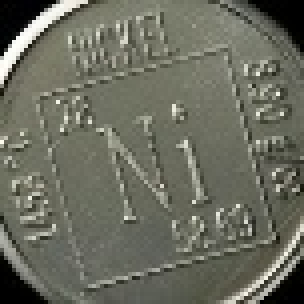
//> input picture university_labs/lab6/task2/Ni.jpg, 76 x 76 px (shown 4 times larger)
$ ./lab6_task2   (built with g++ and OpenCV 4)
//> lines starting //> are read from the running program, lines starting //| are printed output that depends on the picture; after the words box and inside, x2 and y2 are one past the last pixel; in counts of white or black regions, pixels touching at a corner belong together
#include <opencv2/highgui/highgui.hpp>
#include <opencv2/imgproc.hpp>
#include <iostream>

using namespace cv;
using namespace std;

void ClassifyCoins(Mat money, Mat copper, Mat nickel, Mat& result);

int main()
{
	Mat nickel = imread("Ni.jpg");
//> nickel is the input picture: 76 rows x 76 cols, CV_8UC3; mean B, G, R 95.3, 108.1, 106.6
	if (((nickel.empty())))
	{
		cout << "Could not open or find some images for nikel" << endl;
		system("pause");
		return -1;
	}

	Mat copper = imread("Cu.jpg");
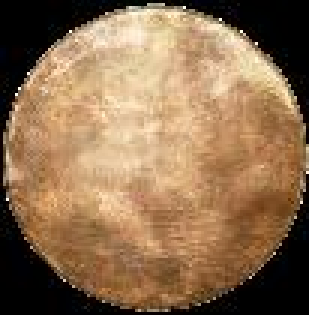
//> input picture university_labs/lab6/task2/Cu.jpg, 103 x 105 px (shown 3 times larger)
//> copper is the input picture: 105 rows x 103 cols, CV_8UC3; mean B, G, R 80.4, 111.3, 142.1
	if ((copper.empty()))
	{
	cout << "Could not open or find some images for copper" << endl;
	system("pause");
	return -1;
	}


	Mat money = imread("Money.png");
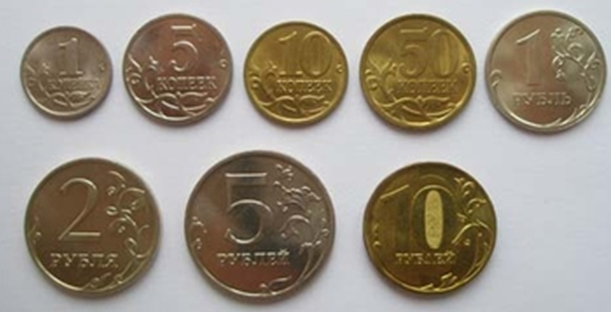
//> input picture university_labs/lab6/task2/Money.png, 611 x 312 px
//> money is the input picture: 312 rows x 611 cols, CV_8UC3; mean B, G, R 130.1, 144.4, 154
	if ((money.empty()))
	{
		cout << "Could not open or find some images for money" << endl;
		system("pause");
		return -1;
	}

	Mat result;

	ClassifyCoins(money, copper, nickel, result);
	imshow("Classify Coins", result);
	waitKey();
	destroyAllWindows();
}

void ClassifyCoins(Mat money, Mat copper, Mat nickel, Mat& result)
{
	/// Создание маски для меди
	Mat copper_mask;
	int thresh_h_copper = 8;
	int thresh_s_copper = 14;
	int thresh_v_copper = 40;
	cvtColor(copper, copper, COLOR_BGR2HSV);
//> copper: 105 rows x 103 cols, CV_8UC3; mean H, S, V 19.1, 125.5, 142.3
	inRange(copper, Scalar(thresh_h_copper, thresh_s_copper, thresh_v_copper), Scalar(179, 255, 255), copper_mask);
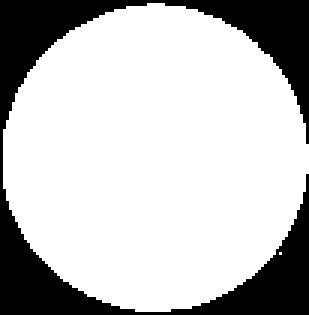
//> copper_mask: 105 rows x 103 cols, CV_8UC1 (shown 3 times larger); 75.6% white; 1 black region, box (x1, y1, x2, y2) and area: (0, 0, 103, 105) 2636

	/// Создание маски для никеля
	Mat nickel_mask;
	int thresh_h_nickel = 16;
	int thresh_s_nickel = 4;
	int thresh_v_nickel = 18;
	cvtColor(nickel, nickel, COLOR_BGR2HSV);
//> nickel: 76 rows x 76 cols, CV_8UC3; mean H, S, V 33.8, 37.4, 108.3
	inRange(nickel, Scalar(thresh_h_nickel, thresh_s_nickel, thresh_v_nickel), Scalar(179, 255, 255), nickel_mask);
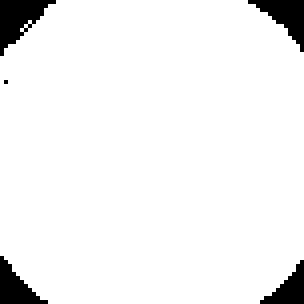
//> nickel_mask: 76 rows x 76 cols, CV_8UC1 (shown 4 times larger); 94.7% white; 5 black regions (1 under 20 px), largest, box (x1, y1, x2, y2) and area: (0, 0, 14, 14) 98, (62, 0, 76, 13) 81, (0, 64, 12, 76) 70, (65, 65, 76, 76) 59

	Mat gray_money;
	result = money.clone();
	cvtColor(result, gray_money, COLOR_BGR2GRAY);
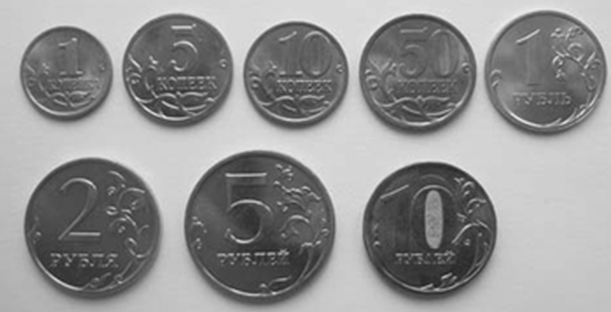
//> gray_money: 312 rows x 611 cols, CV_8UC1; min 33, max 238, mean 145.7
	vector<Vec3f> circles;
	HoughCircles(gray_money, circles, HOUGH_GRADIENT, 1, 20, 300, 54); // Функция поиска кругов Хафа
//> circles = 8 circles (x, y, radius): [417.5, 71.5, 58.3], [259.5, 224.5, 75.1], [91.5, 223.5, 66], [429.5, 230.5, 68.2], [295.5, 75.5, 53.3], [547.5, 68.5, 58.7], [66.5, 72.5, 47], [171.5, 65.5, 49.2]

	vector<Mat> masks;
	for (vector<Vec3f>::iterator i = circles.begin(); i != circles.end(); i++)
	{
		Mat mask = Mat::zeros(money.size(), CV_8U);
		Vec3f circle_param = *i;
		circle(mask, Point(circle_param[0], circle_param[1]), circle_param[2], Scalar(255), FILLED);
		masks.push_back(mask);
	}
//> this loop made 8 passes

	/// Задание параметров для гистограммы
	int hue = 30;
	int saturation = 35;
	int size_histogram[] = {hue, saturation};
	float h_ranges[] = {0, 180};
	float s_ranges[] = {0, 256};
	const float* ranges[] = {h_ranges, s_ranges};

	/// Вычисление гистограммы
	Mat copper_hist;
	Mat nickel_hist;
	int channels[] = {0, 1};
	calcHist(&copper, 1, channels, copper_mask, copper_hist, 2, size_histogram, ranges, true, false);
	calcHist(&nickel, 1, channels, nickel_mask, nickel_hist, 2, size_histogram, ranges, true, false);

	/// Перевод в модель HSV
	Mat hsv;
	cvtColor(result, hsv, COLOR_BGR2HSV);
//> hsv: 312 rows x 611 cols, CV_8UC3; mean H, S, V 58.7, 65.7, 156.7
	vector<Mat> hists;
	for (int i = 0; i < circles.size(); i++)
	{
		Mat histogram;
		calcHist(&hsv, 1, channels, masks[i], histogram, 2, size_histogram, ranges, true, false);
		hists.push_back(histogram);
	}
//> this loop made 8 passes
//> pass 3, in ClassifyCoins, `calcHist(&hsv, 1, channels, masks[i], histogram, 2, size_histogram, ra..`:
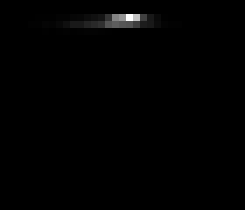
//> histogram: 30 rows x 35 cols, CV_32FC1 (shown 7 times larger); min 0, max 2058, mean 13; drawn with min black and max white

	vector<double> copper_compare;
	vector<double> nickel_compare;

	for (vector<Mat>::iterator i = hists.begin(); i != hists.end(); i++)
	{
		double corr = compareHist(*i, copper_hist, HISTCMP_BHATTACHARYYA);
		copper_compare.push_back(corr);
	}
//> this loop made 8 passes
//> corr on passes 1 to 8: 0.907, 0.362, 0.495, 0.831, 0.844, 0.608, 0.563, 0.436

	for (vector<Mat>::iterator i = hists.begin(); i != hists.end(); i++)
	{
		double corr = compareHist(*i, nickel_hist, HISTCMP_BHATTACHARYYA);
		nickel_compare.push_back(corr);
	}
//> this loop made 8 passes
//> corr on passes 1 to 8: 0.993, 0.982, 0.975, 0.982, 0.995, 0.914, 0.95, 0.992

	vector<double> compliance;
	for (int i = 0; i < circles.size(); i++)
		compliance.push_back(copper_compare[i] / nickel_compare[i]);
	/// Сравнение корреляции гистограммы монеты с гистограммой изображения какой-то из монет
	for (int i = 0; i < circles.size(); i++)
	{
		if (compliance[i] > 0.8)
		{
			circle(result, Point(circles[i][0], circles[i][1]), circles[i][2], Scalar(255, 0, 0), 2);
		}
		else
		{
			circle(result, Point(circles[i][0], circles[i][1]), circles[i][2], Scalar(0, 255, 0), 2);
		}
	}
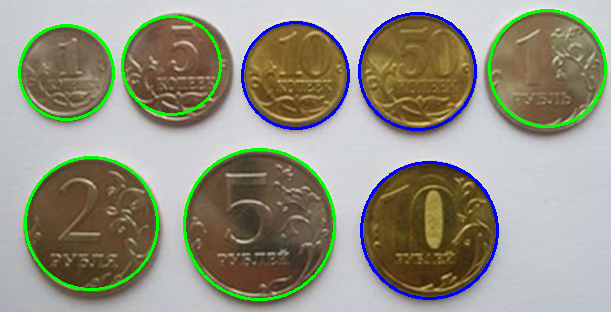
//> result: 312 rows x 611 cols, CV_8UC3; 4.68% of pixels changed, all inside (x1, y1, x2, y2) = (18, 9, 607, 301)
}
